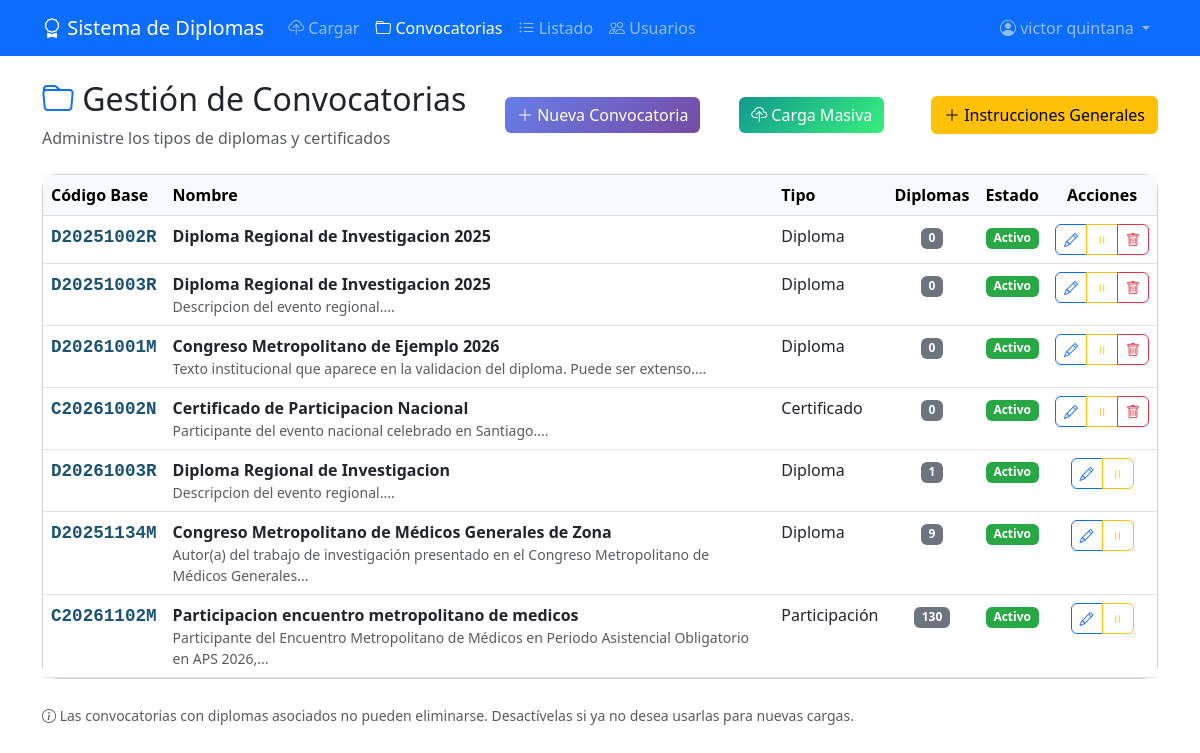
The page /convocatorias.php (signed in) on the database its author committed.
### tables this page shows
CREATE TABLE `z_convocatorias` (
  `id` int(11) NOT NULL,
  `codigo_base` varchar(20) NOT NULL COMMENT 'Prefijo del código (10 caracteres). Ej: D20251134M',
  `nombre` varchar(200) NOT NULL COMMENT 'Nombre descriptivo de la convocatoria',
  `tipo_documento` varchar(100) NOT NULL COMMENT 'Tipo: Diploma, Certificado, Participación, etc.',
  `info_institucional` text COMMENT 'Texto institucional que aparece en la validación',
  `etiqueta_persona` varchar(100) DEFAULT 'Autor(es)' COMMENT 'Etiqueta para el campo de personas',
  `etiqueta_tema` varchar(100) DEFAULT NULL COMMENT 'Etiqueta para el tema (opcional, puede ser NULL)',
  `activo` tinyint(1) NOT NULL DEFAULT '1' COMMENT '1=activo, 0=inactivo',
  `fecha_creacion` datetime NOT NULL DEFAULT CURRENT_TIMESTAMP
);

### convocatorias.php (the view, shortened to what this page needs)
<?php
require_once 'config.php';
$query = "SELECT * FROM z_convocatorias ORDER BY fecha_creacion DESC";
$result = $conn->query($query);
$convocatorias = array();
if ($result) {
    while ($row = $result->fetch_assoc()) {
        $convocatorias[] = $row;
    }
}
$diplomas_count = array();
$query_count = "SELECT SUBSTRING(codigo, 1, 10) as prefijo, COUNT(*) as total FROM z_diplomas GROUP BY prefijo";
$result_count = $conn->query($query_count);
if ($result_count) {
    while ($row = $result_count->fetch_assoc()) {
        $diplomas_count[$row['prefijo']] = $row['total'];
    }
}
?>
<!DOCTYPE html>
<html lang="es">
<head>
    <link href="https://cdn.jsdelivr.net/npm/bootstrap@5.3.0/dist/css/bootstrap.min.css" rel="stylesheet">
    <link href="https://cdn.jsdelivr.net/npm/bootstrap-icons@1.10.0/font/bootstrap-icons.css" rel="stylesheet">
    <link href="assets/css/custom.css" rel="stylesheet">
</head>
<body>
    <nav class="navbar navbar-expand-lg navbar-dark bg-primary">
        <div class="container">
            <a class="navbar-brand" href="index.php">
                <i class="bi bi-award"></i> Sistema de Diplomas
            </a>
            <div class="collapse navbar-collapse" id="navbarNav">
                <ul class="navbar-nav me-auto">
                    <li class="nav-item">
                        <a class="nav-link" href="index.php"><i class="bi bi-cloud-upload"></i> Cargar</a>
                    </li>
                    <li class="nav-item">
                        <a class="nav-link active" href="convocatorias.php"><i class="bi bi-folder"></i> Convocatorias</a>
                    </li>
                    <li class="nav-item">
                        <a class="nav-link" href="listado.php"><i class="bi bi-list-ul"></i> Listado</a>
                    </li>
                    <?php if ($_SESSION['usuario_rol'] === 'admin'): ?>
                    <li class="nav-item">
                        <a class="nav-link" href="admin-usuarios.php"><i class="bi bi-people"></i> Usuarios</a>
                    </li>
                    <?php endif; ?>
                </ul>
                <ul class="navbar-nav">
                    <li class="nav-item dropdown">
                        <a class="nav-link dropdown-toggle" href="#" data-bs-toggle="dropdown">
                            <i class="bi bi-person-circle"></i> <?php echo htmlspecialchars($_SESSION['usuario_nombre']); ?>
                        </a>
                    </li>
                </ul>
            </div>
        </div>
    </nav>
    <div class="container py-4">
        <div class="d-flex justify-content-between align-items-center mb-4">
            <div>
                <h2><i class="bi bi-folder text-primary"></i> Gestión de Convocatorias</h2>
                <p class="text-muted mb-0">Administre los tipos de diplomas y certificados</p>
            </div>
			<a href="convocatoria-form.php" class="btn btn-primary">
                <i class="bi bi-plus-lg"></i> Nueva Convocatoria
            </a>
			<a href="carga-convocatorias.php" class="btn btn-success me-2">
				<i class="bi bi-cloud-upload"></i> Carga Masiva
			</a>
            <a href="plantillas/Instructivo_convocatoria.pdf" target="_blank" class="btn btn-warning">
                <i class="bi bi-plus-lg"></i> Instrucciones Generales
            </a>
        </div>
        <?php if (empty($convocatorias)): ?>
        <div class="card">
            <div class="card-body empty-state">
                <i class="bi bi-folder-x"></i>
                <h4>No hay convocatorias registradas</h4>
                <p>Cree una nueva convocatoria para comenzar a cargar diplomas.</p>
                <a href="convocatoria-form.php" class="btn btn-primary">
                    <i class="bi bi-plus-lg"></i> Crear Primera Convocatoria
                </a>
            </div>
        </div>
        <?php else: ?>
        <div class="card">
            <div class="card-body p-0">
                <div class="table-responsive">
                    <table class="table table-hover mb-0">
                        <thead class="table-light">
                            <tr>
                                <th>Código Base</th>
                                <th>Nombre</th>
                                <th>Tipo</th>
                                <th class="text-center">Diplomas</th>
                                <th class="text-center">Estado</th>
                                <th class="text-center">Acciones</th>
                            </tr>
                        </thead>
                        <tbody>
                            <?php foreach ($convocatorias as $conv): ?>
                            <tr id="row-<?php echo $conv['id']; ?>">
                                <td>
                                    <span class="codigo-base"><?php echo htmlspecialchars($conv['codigo_base']); ?></span>
                                </td>
                                <td>
                                    <strong><?php echo htmlspecialchars($conv['nombre']); ?></strong>
                                    <?php if ($conv['info_institucional']): ?>
                                    <br><small class="text-muted info-truncate"><?php echo htmlspecialchars(substr($conv['info_institucional'], 0, 100)); ?>...</small>
                                    <?php endif; ?>
                                </td>
                                <td><?php echo htmlspecialchars($conv['tipo_documento']); ?></td>
                                <td class="text-center">
                                    <?php
                                    $count = isset($diplomas_count[$conv['codigo_base']]) ? $diplomas_count[$conv['codigo_base']] : 0;
                                    echo '<span class="badge bg-secondary">' . $count . '</span>';
                                    ?>
                                </td>
                                <td class="text-center">
                                    <?php if ($conv['activo']): ?>
                                    <span class="badge badge-activo">Activo</span>
                                    <?php else: ?>
                                    <span class="badge badge-inactivo">Inactivo</span>
                                    <?php endif; ?>
                                </td>
                                <td class="text-center">
                                    <div class="btn-group">
                                        <a href="convocatoria-form.php?id=<?php echo $conv['id']; ?>"
                                           class="btn btn-outline-primary btn-action" title="Editar">
                                            <i class="bi bi-pencil"></i>
                                        </a>
                                        <button type="button" class="btn btn-outline-<?php echo $conv['activo'] ? 'warning' : 'success'; ?> btn-action"
                                                onclick="toggleEstado(<?php echo $conv['id']; ?>, <?php echo $conv['activo']; ?>)"
                                                title="<?php echo $conv['activo'] ? 'Desactivar' : 'Activar'; ?>">
                                            <i class="bi bi-<?php echo $conv['activo'] ? 'pause' : 'play'; ?>"></i>
                                        </button>
                                        <?php if ($count == 0): ?>
                                        <button type="button" class="btn btn-outline-danger btn-action"
                                                onclick="eliminar(<?php echo $conv['id']; ?>, '<?php echo htmlspecialchars($conv['nombre'], ENT_QUOTES); ?>')"
                                                title="Eliminar">
                                            <i class="bi bi-trash"></i>
                                        </button>
                                        <?php endif; ?>
                                    </div>
                                </td>
                            </tr>
                            <?php endforeach; ?>
                        </tbody>
                    </table>
                </div>
            </div>
        </div>
        <?php endif; ?>
        <div class="mt-4">
            <small class="text-muted">
                <i class="bi bi-info-circle"></i>
                Las convocatorias con diplomas asociados no pueden eliminarse.
                Desactívelas si ya no desea usarlas para nuevas cargas.
            </small>
        </div>
    </div>
</body>
</html>

### assets/css/custom.css (style rules this page uses)
:root { --primary-gradient: linear-gradient(135deg, #667eea 0%, #764ba2 100%); --success-gradient: linear-gradient(135deg, #11998e 0%, #38ef7d 100%); --danger-gradient: linear-gradient(135deg, #eb3349 0%, #f45c43 100%); }
body { font-family: 'Segoe UI', Tahoma, Geneva, Verdana, sans-serif; }
.btn-primary { background: var(--primary-gradient); border: none; }
.btn-success { background: var(--success-gradient); border: none; }
.card { border-radius: 15px; }

### convocatorias.php (style rules this page uses)
.codigo-base { font-family: 'Courier New', monospace; font-weight: bold; font-size: 1.1em; color: #1a5276; }
.badge-activo { background-color: #28a745; }
.info-truncate { max-height: 60px; overflow: hidden; text-overflow: ellipsis; display: -webkit-box; -webkit-line-clamp: 2; -webkit-box-orient: vertical; }
.btn-action { padding: 0.25rem 0.5rem; font-size: 0.875rem; }

### rows shown on the page
z_convocatorias: codigo_base "D20251002R", nombre "Diploma Regional de Investigacion 2025", tipo_documento "Diploma", codigo_base "0", activo "Activo"
z_convocatorias: codigo_base "D20251003R", nombre "Diploma Regional de Investigacion 2025", info_institucional "Descripcion del evento regional.", tipo_documento "Diploma", codigo_base "0", activo "Activo"
z_convocatorias: codigo_base "D20261001M", nombre "Congreso Metropolitano de Ejemplo 2026", info_institucional "Texto institucional que aparece en la validacion del diploma. Puede ser extenso.", tipo_documento "Diploma", codigo_base "0", activo "Activo"
z_convocatorias: codigo_base "C20261002N", nombre "Certificado de Participacion Nacional", info_institucional "Participante del evento nacional celebrado en Santiago.", tipo_documento "Certificado", codigo_base "0", activo "Activo"
z_convocatorias: codigo_base "D20261003R", nombre "Diploma Regional de Investigacion", info_institucional "Descripcion del evento regional.", tipo_documento "Diploma", codigo_base "1", activo "Activo"
z_convocatorias: codigo_base "D20251134M", nombre "Congreso Metropolitano de Médicos Generales de Zona", info_institucional "Autor(a) del trabajo de investigación presentado en el Congreso Metropolitano de Médicos Generales", tipo_documento "Diploma", codigo_base "9", activo "Activo"
z_convocatorias: codigo_base "C20261102M", nombre "Participacion encuentro metropolitano de medicos", info_institucional "Participante del Encuentro Metropolitano de Médicos en Periodo Asistencial Obligatorio en APS 2026,", tipo_documento "Participación", codigo_base "130", activo "Activo"

### other values the page prints
$_SESSION['usuario_nombre'] "victor quintana"
